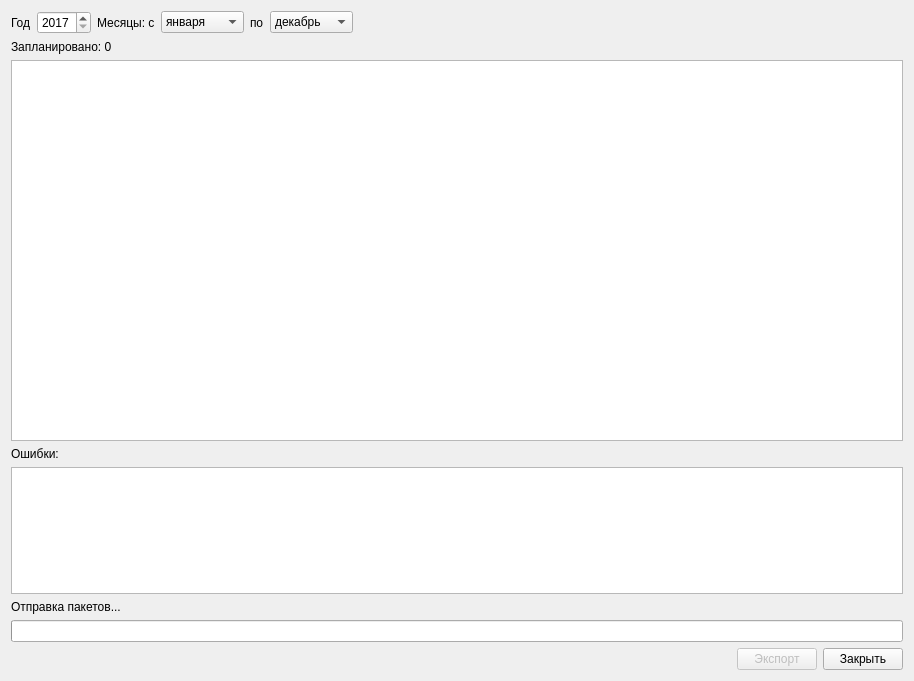
<?xml version="1.0" encoding="UTF-8"?>
<ui version="4.0">
 <class>ExportDispPlanDiagnosisDialog</class>
 <widget class="QDialog" name="ExportDispPlanDiagnosisDialog">
  <property name="geometry">
   <rect>
    <x>0</x>
    <y>0</y>
    <width>914</width>
    <height>681</height>
   </rect>
  </property>
  <property name="windowTitle">
   <string>Экспорт списка лиц, для которых запланированы диспансерные осмотры по заболеванию</string>
  </property>
  <layout class="QGridLayout" name="gridLayout_2">
   <item row="7" column="0">
    <layout class="QHBoxLayout" name="horizontalLayout">
     <item>
      <spacer name="horizontalSpacer">
       <property name="orientation">
        <enum>Qt::Horizontal</enum>
       </property>
       <property name="sizeHint" stdset="0">
        <size>
         <width>40</width>
         <height>20</height>
        </size>
       </property>
      </spacer>
     </item>
     <item>
      <widget class="QPushButton" name="btnExport">
       <property name="enabled">
        <bool>false</bool>
       </property>
       <property name="text">
        <string>Экспорт</string>
       </property>
      </widget>
     </item>
     <item>
      <widget class="QPushButton" name="btnClose">
       <property name="text">
        <string>Закрыть</string>
       </property>
      </widget>
     </item>
    </layout>
   </item>
   <item row="0" column="0">
    <layout class="QHBoxLayout" name="horizontalLayout_2">
     <item>
      <widget class="QLabel" name="label">
       <property name="text">
        <string>Год</string>
       </property>
      </widget>
     </item>
     <item>
      <widget class="QSpinBox" name="sbYear">
       <property name="minimum">
        <number>2017</number>
       </property>
       <property name="maximum">
        <number>9999</number>
       </property>
      </widget>
     </item>
     <item>
      <widget class="QLabel" name="label_2">
       <property name="text">
        <string>Месяцы: с</string>
       </property>
      </widget>
     </item>
     <item>
      <widget class="QComboBox" name="cmbMonthFrom">
       <property name="currentIndex">
        <number>0</number>
       </property>
       <item>
        <property name="text">
         <string>января</string>
        </property>
       </item>
       <item>
        <property name="text">
         <string>февраля</string>
        </property>
       </item>
       <item>
        <property name="text">
         <string>марта</string>
        </property>
       </item>
       <item>
        <property name="text">
         <string>апреля</string>
        </property>
       </item>
       <item>
        <property name="text">
         <string>мая</string>
        </property>
       </item>
       <item>
        <property name="text">
         <string>июня</string>
        </property>
       </item>
       <item>
        <property name="text">
         <string>июля</string>
        </property>
       </item>
       <item>
        <property name="text">
         <string>августа</string>
        </property>
       </item>
       <item>
        <property name="text">
         <string>сентября</string>
        </property>
       </item>
       <item>
        <property name="text">
         <string>октября</string>
        </property>
       </item>
       <item>
        <property name="text">
         <string>ноября</string>
        </property>
       </item>
       <item>
        <property name="text">
         <string>декабря</string>
        </property>
       </item>
      </widget>
     </item>
     <item>
      <widget class="QLabel" name="label_3">
       <property name="text">
        <string>по</string>
       </property>
      </widget>
     </item>
     <item>
      <widget class="QComboBox" name="cmbMonthTo">
       <property name="currentIndex">
        <number>11</number>
       </property>
       <item>
        <property name="text">
         <string>январь</string>
        </property>
       </item>
       <item>
        <property name="text">
         <string>февраль</string>
        </property>
       </item>
       <item>
        <property name="text">
         <string>март</string>
        </property>
       </item>
       <item>
        <property name="text">
         <string>апрель</string>
        </property>
       </item>
       <item>
        <property name="text">
         <string>май</string>
        </property>
       </item>
       <item>
        <property name="text">
         <string>июнь</string>
        </property>
       </item>
       <item>
        <property name="text">
         <string>июль</string>
        </property>
       </item>
       <item>
        <property name="text">
         <string>август</string>
        </property>
       </item>
       <item>
        <property name="text">
         <string>сентябрь</string>
        </property>
       </item>
       <item>
        <property name="text">
         <string>октябрь</string>
        </property>
       </item>
       <item>
        <property name="text">
         <string>ноябрь</string>
        </property>
       </item>
       <item>
        <property name="text">
         <string>декабрь</string>
        </property>
       </item>
      </widget>
     </item>
     <item>
      <spacer name="horizontalSpacer_2">
       <property name="orientation">
        <enum>Qt::Horizontal</enum>
       </property>
       <property name="sizeHint" stdset="0">
        <size>
         <width>40</width>
         <height>20</height>
        </size>
       </property>
      </spacer>
     </item>
    </layout>
   </item>
   <item row="6" column="0">
    <widget class="QProgressBar" name="pbExportProgress">
     <property name="format">
      <string>%v из %m</string>
     </property>
    </widget>
   </item>
   <item row="1" column="0">
    <widget class="QLabel" name="lblPlanCount">
     <property name="text">
      <string>Запланировано: 0</string>
     </property>
    </widget>
   </item>
   <item row="2" column="0">
    <widget class="CTableView" name="tblDispPlan">
     <property name="sizePolicy">
      <sizepolicy hsizetype="Expanding" vsizetype="Expanding">
       <horstretch>0</horstretch>
       <verstretch>3</verstretch>
      </sizepolicy>
     </property>
    </widget>
   </item>
   <item row="5" column="0">
    <widget class="QLabel" name="lblExportStatus">
     <property name="text">
      <string>Отправка пакетов...</string>
     </property>
    </widget>
   </item>
   <item row="4" column="0">
    <widget class="CTableView" name="tblDispPlanErrors">
     <property name="sizePolicy">
      <sizepolicy hsizetype="Expanding" vsizetype="Expanding">
       <horstretch>0</horstretch>
       <verstretch>1</verstretch>
      </sizepolicy>
     </property>
    </widget>
   </item>
   <item row="3" column="0">
    <widget class="QLabel" name="label_4">
     <property name="text">
      <string>Ошибки:</string>
     </property>
    </widget>
   </item>
  </layout>
 </widget>
 <customwidgets>
  <customwidget>
   <class>CTableView</class>
   <extends>QTableView</extends>
   <header>library/TableView.h</header>
  </customwidget>
 </customwidgets>
 <resources/>
 <connections/>
</ui>
